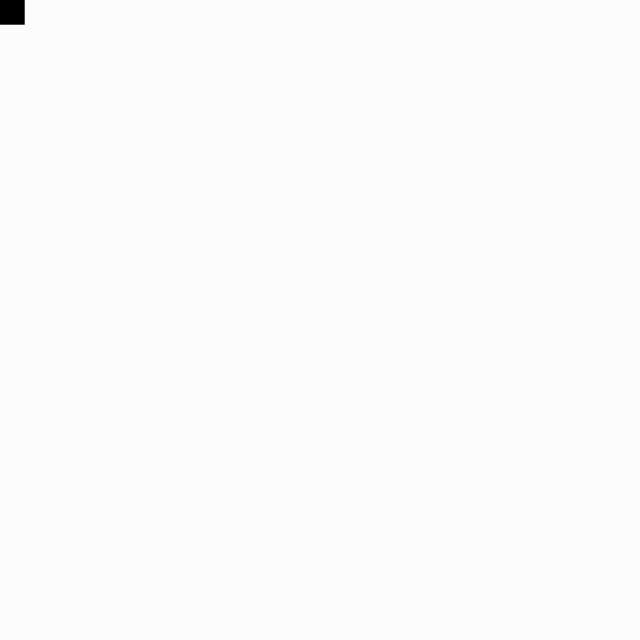
Frame 1 (no input)
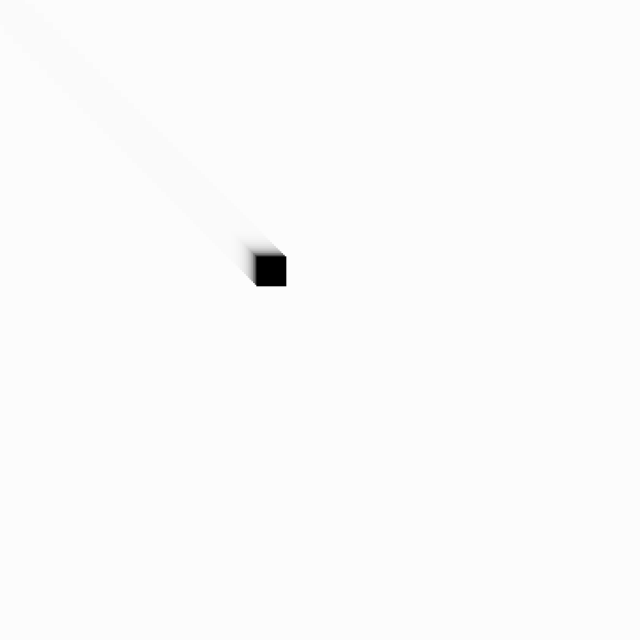
Frame 60 (the mouse pressed at the canvas centre just before this capture)
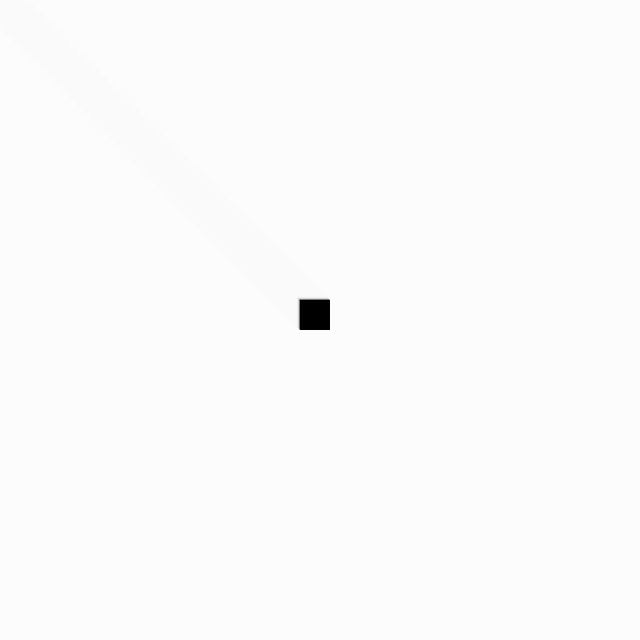
Frame 120 (the mouse held since frame 60 and released just before this capture)

The Processing sketch that drew these frames (run headless with seeded random() and noise(); from frame 60 on, the mouse is pressed at the canvas centre):

// Processing sketch: sketch_051
// ── sketch_051.pde
float FRICTION = 0.97;

float X, Y;
float Spx, Spy;
float Acx, Acy;

void setup() {
    size(640, 640);
    colorMode(HSB, 100);
    background(99);
    frameRate(15);
    
    X = Y = 0;
    Spx = Spy = 10;
}

void draw() {
    fadeToWhite();
    
    Spx *= FRICTION;
    Spy *= FRICTION;
    X += Spx;
    Y += Spy;

    noStroke();
    fill(0);
    rectMode(CENTER);
    rect(X, Y, 30, 30);
}

void fadeToWhite(){
    noStroke();
    fill(99, 30);
    rectMode(CORNER);
    rect(0, 0, width, height);
}

color randomRGBColor(){
    color c = color(random(256), random(256), random(256));
    return c;
}

void keyTyped() {
    if (key == 's' || key == 'S') {
        save("screen.png");
    }
}
